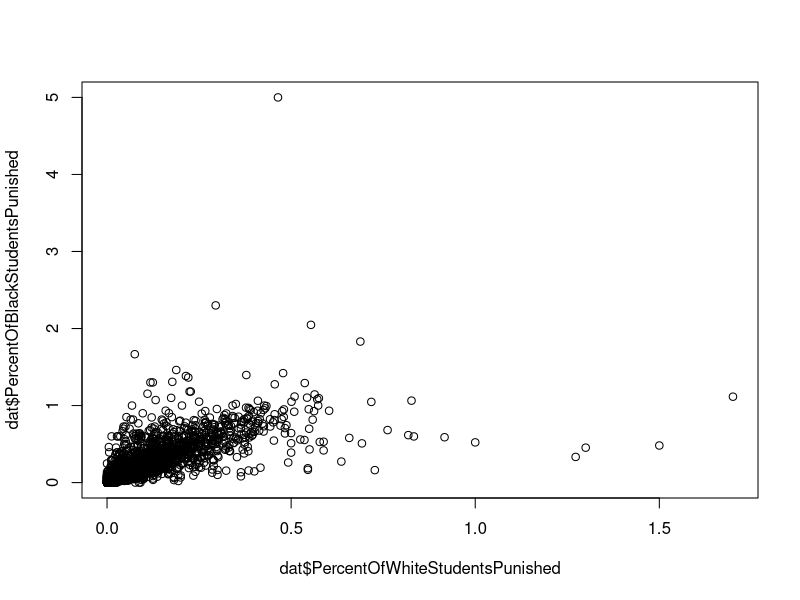
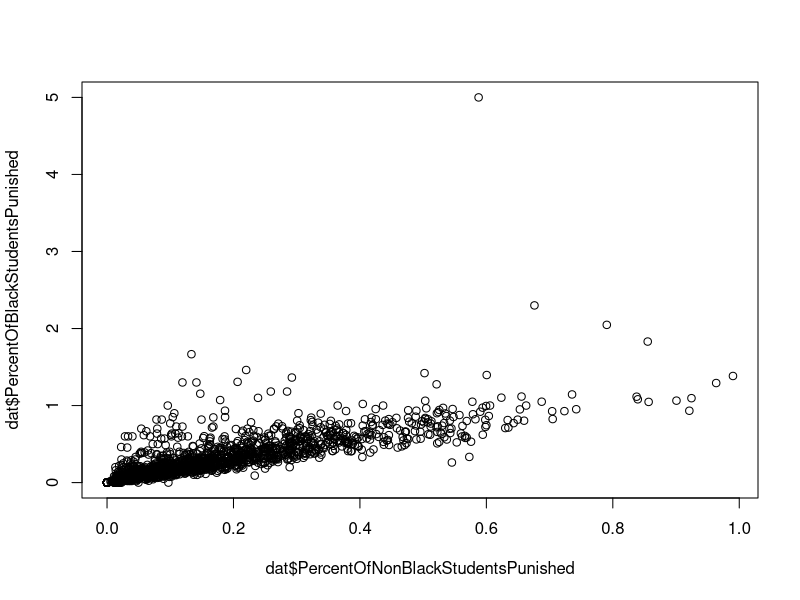
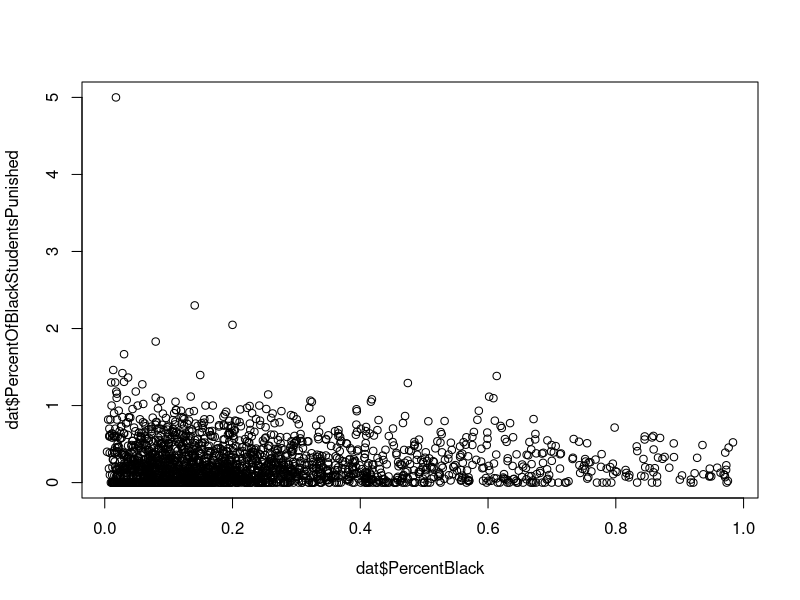
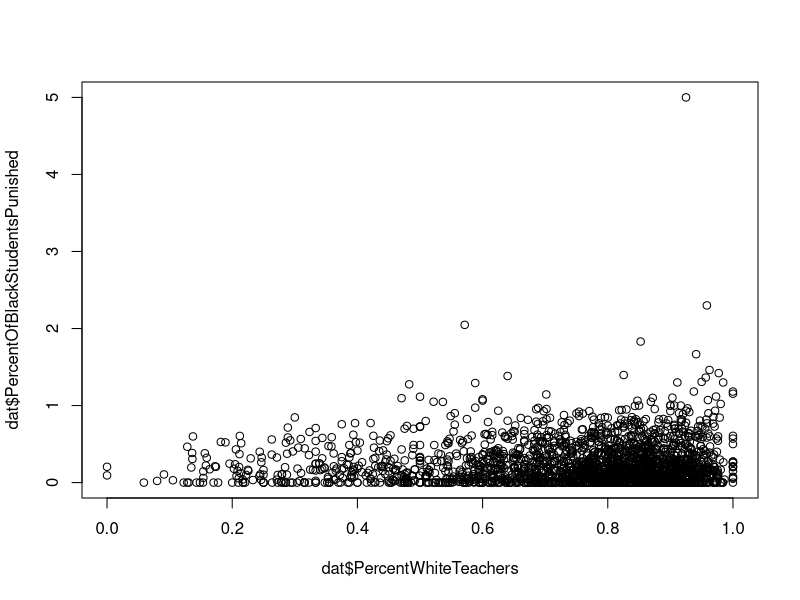
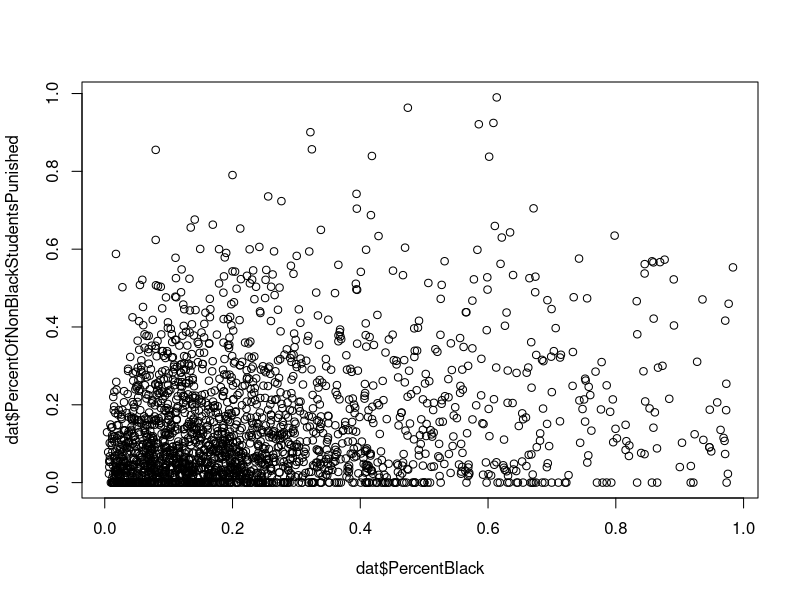
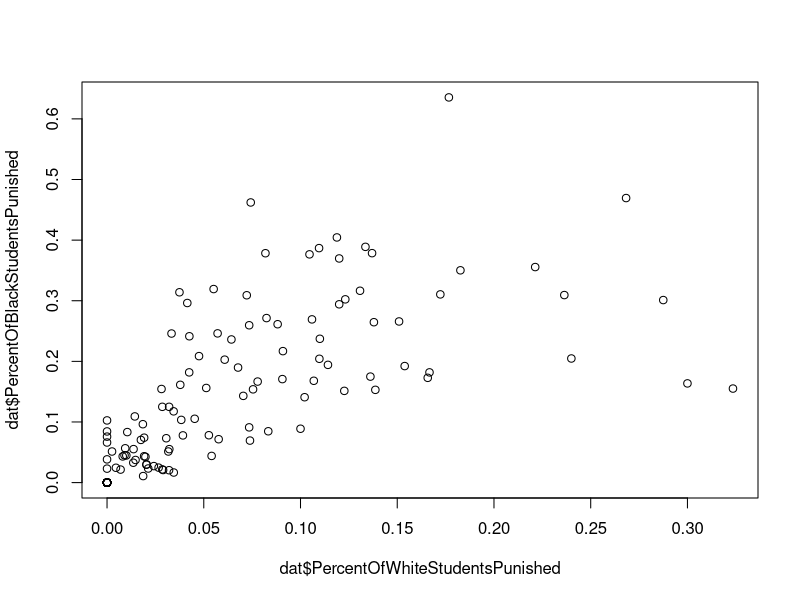
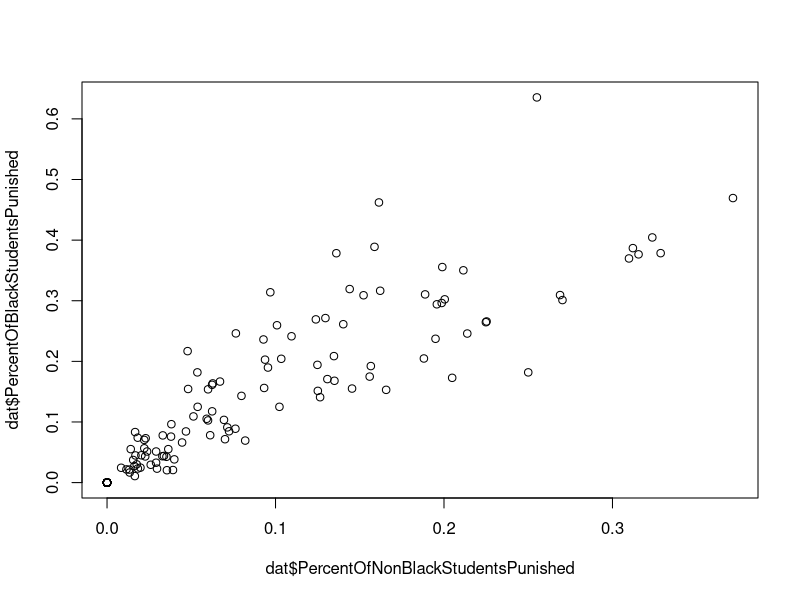
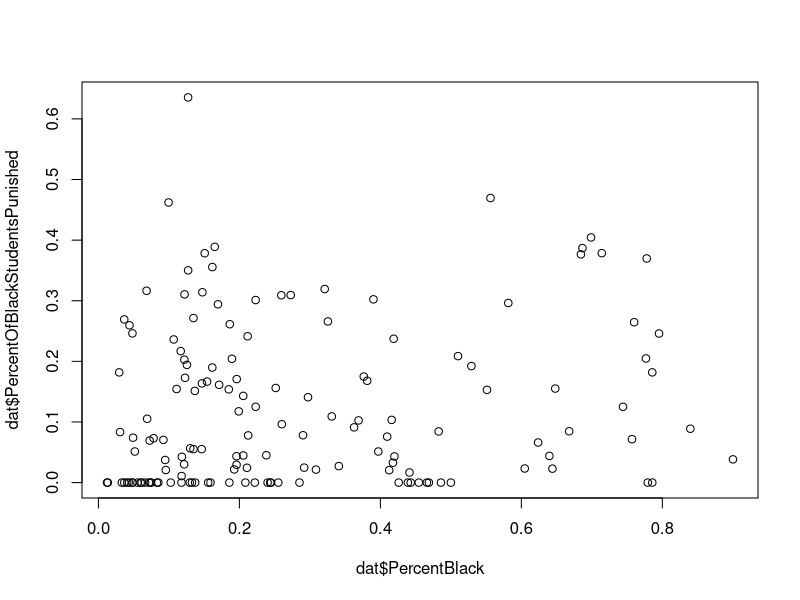

Write R code to recreate these figures, in order.
# install.packages("dplyr")

require(dplyr)

## FUNCTIONS
func.cors <- function(dat){
  dat.cor <- cor(
    x = dat[, sapply(dat,is.numeric)],
    method = "pearson"
  )
  plot(
    x = dat$PercentOfWhiteStudentsPunished,
    y = dat$PercentOfBlackStudentsPunished
  )
  plot(
    x = dat$PercentOfNonBlackStudentsPunished,
    y = dat$PercentOfBlackStudentsPunished
  )
  plot(
    x = dat$PercentBlack,
    y = dat$PercentOfBlackStudentsPunished
  )
  plot(
    x = dat$PercentWhiteTeachers,
    y = dat$PercentOfBlackStudentsPunished
  )
  plot(
    x = dat$PercentBlack,
    y = dat$PercentOfNonBlackStudentsPunished
  )
  return(dat.cor)
}

## ENROLLMENT
  dat.enrollment <- read.csv(
    file = "2016-17 enrollment by race raw.csv",
    header = T,
    na.strings = c("**")
  )
  
  dat.enrollment.groupByDistrictSchool <- group_by(
    .data = dat.enrollment,
    District..,
    District,
    School..,
    School
  )
  
  dat.enrollment.summarized <- summarize(
    .data = dat.enrollment.groupByDistrictSchool,
    BlackEnrollment = sum(Black.or.African.American, na.rm = T),
    WhiteEnrollment = sum(White, na.rm = T),
    HispanicEnrollment = sum(Hispanic.Latino, na.rm = T),
    TotalEnrollment = sum(TOTAL, na.rm = T)
  )
  
  dat.enrollment.summarized.WithBlack <- filter(
    .data = dat.enrollment.summarized,
    is.na(BlackEnrollment)==F
  )
  dat.enrollment.summarized.WithBlack$PercentBlack <- dat.enrollment.summarized.WithBlack$BlackEnrollment / dat.enrollment.summarized.WithBlack$TotalEnrollment
  dat.enrollment.summarized.WithBlack$PercentWhite <- dat.enrollment.summarized.WithBlack$WhiteEnrollment / dat.enrollment.summarized.WithBlack$TotalEnrollment
  
  # dat.enrollment.summarized.WithBlack.TargetDistrict <- filter(
  #   .data = dat.enrollment.summarized.WithBlack,
  #   District=="PALM BEACH"
  # )

## PUNISHMENT
  dat.punishment <- read.csv(
    file = "2016-17 punishment raw.csv",
    header = T,
    na.strings = c('*')
  )
  
  dat.punishment.groupBySchoolDistrict <- group_by(
    .data = dat.punishment,
    District,
    District.Name,
    Discipline.School,
    Discipline.School.Name
  )
  
  dat.punishment.summarized <- summarize(
    .data = dat.punishment.groupBySchoolDistrict,
    BlackStudentsPunished = sum(Black.or.African.American, na.rm = T),
    WhiteStudentsPunished = sum(White, na.rm = T),
    HispanicStudentsPunished = sum(Hispanic.Latino, na.rm = T),
    TotalPunished = sum(Total, na.rm = T)
  )
  dat.punishment.summarized$BlackStudentsPercentOfPunished <- dat.punishment.summarized$BlackStudentsPunished / dat.punishment.summarized$TotalPunished
  
  # dat.punishment.summarized.TargetDistrict <- filter(
  #   .data = dat.punishment.summarized,
  #   District.Name=="PALM BEACH",
  #   TotalPunished>0
  # )

## TEACHERS
  dat.teachers <- read.csv(
    file = "2016-17 teachers by race raw.csv",
    header = T
  )
  dat.teachers$TotalTeachers <- dat.teachers$White + dat.teachers$Black.or.African.American + dat.teachers$Hispanic.Latino + dat.teachers$Asian + dat.teachers$American.Indian.or.Alaska.Native + dat.teachers$Native.Hawaiian.or.Other.Pacific.Islander + dat.teachers$Two.or.More.Races
  dat.teachers$PercentWhiteTeachers <- dat.teachers$White / dat.teachers$TotalTeachers

# MERGE DATASETS
  dat.merge.state <- merge(
    x = dat.enrollment.summarized.WithBlack,
    y = dat.punishment.summarized,
    by.x = c("District..","School.."),
    by.y = c("District","Discipline.School")
  )
  dat.merge.state <- merge(
    x = dat.merge.state,
    y = dat.teachers,
    by.x = c("District..","School.."),
    by.y = c("Dist..","Schl..")
  )
  dat.merge.state <- filter(
    .data = dat.merge.state,
    dat.merge.state$PercentBlack < 1,
    dat.merge.state$PercentBlack > 0,
    dat.merge.state$WhiteEnrollment > 0,
    dat.merge.state$TotalPunished < dat.merge.state$TotalEnrollment
  )
  dat.merge.state$PercentOfBlackStudentsPunished <- dat.merge.state$BlackStudentsPunished / dat.merge.state$BlackEnrollment
  dat.merge.state$PercentOfWhiteStudentsPunished <- dat.merge.state$WhiteStudentsPunished / dat.merge.state$WhiteEnrollment
  dat.merge.state$PercentOfNonBlackStudentsPunished <- dat.merge.state$TotalPunished / dat.merge.state$TotalEnrollment
  dat.merge.state$PunishmentDisparityBlackVsWhite <- dat.merge.state$PercentOfBlackStudentsPunished - dat.merge.state$PercentOfWhiteStudentsPunished
  dat.merge.state$PunishmentDisparityBlackVsNonBlack <- dat.merge.state$PercentOfBlackStudentsPunished - dat.merge.state$PercentOfNonBlackStudentsPunished
  dat.merge.state$PunishmentDisproportion <- dat.merge.state$PercentBlack - dat.merge.state$BlackStudentsPercentOfPunished
  dat.merge.state$TeacherStudentRatio <- dat.merge.state$TotalTeachers / dat.merge.state$TotalEnrollment
  dat.cor.state <- func.cors(dat.merge.state)


# PALM BEACH COUNTY
  dat.merge.pbc <- filter(
    .data = dat.merge.state,
    District.x == "PALM BEACH"
  )
  dat.cor.pbc <- func.cors(dat.merge.pbc)
  
write.csv(
  x = dat.merge.state,
  file = "merge.csv",
  row.names = F
)